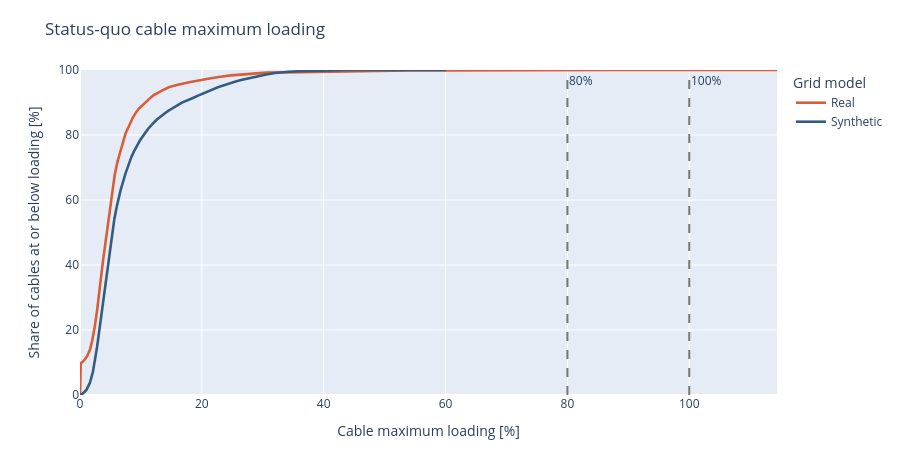

The code cell stored with this chart in its notebook:
### Markdown cell above
## Cable maximum loading ECDF

### Code cell
plot_cable_max_loading_ecdf(
    profile,
    group_col="network",
    color_map=NETWORK_COLORS,
    title="Status-quo cable maximum loading",
    show=False,
)

### Figure 1 — Plotly figure (JSON) as saved in the notebook; plotly's stock layout.template omitted (floating-point values rounded to 4 significant figures; data arrays with more than 128 entries replaced by an {"elided": "..."} marker saying what was removed)
{"data": [{"hovertemplate": "Grid model: %{fullData.name}<br>Cable maximum loading: %{x:.2f}%<br>Share of cables at or below loading: %{y:.1f}%<extra></extra>", "line": {"color": "#D95D39", "width": 2.6}, "mode": "lines", "name": "Real", "type": "scatter", "x": {"elided": "25496 float values"}, "y": {"elided": "25496 float values"}}, {"hovertemplate": "Grid model: %{fullData.name}<br>Cable maximum loading: %{x:.2f}%<br>Share of cables at or below loading: %{y:.1f}%<extra></extra>", "line": {"color": "#335C81", "width": 2.6}, "mode": "lines", "name": "Synthetic", "type": "scatter", "x": {"elided": "25442 float values"}, "y": {"elided": "25442 float values"}}], "layout": {"annotations": [{"showarrow": false, "text": "80%", "x": 80.0, "xanchor": "left", "xref": "x", "y": 1, "yanchor": "top", "yref": "y domain"}, {"showarrow": false, "text": "100%", "x": 100.0, "xanchor": "left", "xref": "x", "y": 1, "yanchor": "top", "yref": "y domain"}], "height": 460, "legend": {"title": {"text": "Grid model"}}, "margin": {"b": 65, "l": 80, "r": 35, "t": 70}, "shapes": [{"line": {"color": "#777777", "dash": "dash"}, "type": "line", "x0": 80.0, "x1": 80.0, "xref": "x", "y0": 0, "y1": 1, "yref": "y domain"}, {"line": {"color": "#777777", "dash": "dash"}, "type": "line", "x0": 100.0, "x1": 100.0, "xref": "x", "y0": 0, "y1": 1, "yref": "y domain"}], "title": {"text": "Status-quo cable maximum loading"}, "xaxis": {"rangemode": "tozero", "title": {"text": "Cable maximum loading [%]"}}, "yaxis": {"range": [0, 100], "title": {"text": "Share of cables at or below loading [%]"}}}}
